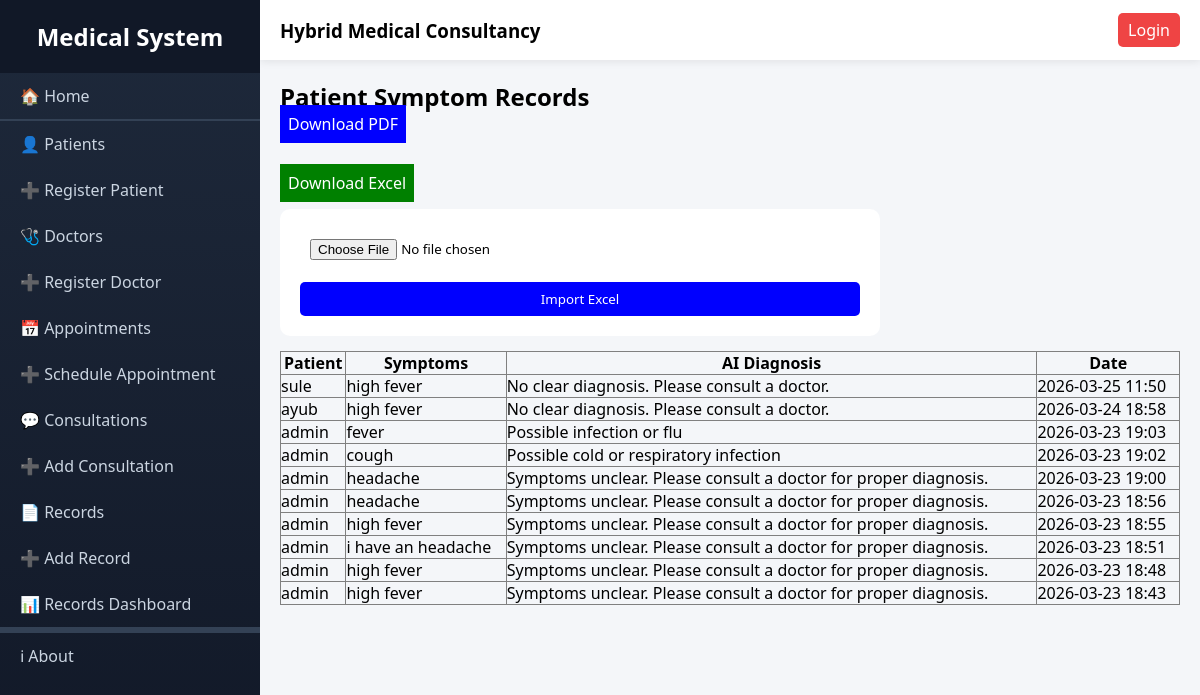
The page /accounts/dashboard/ on the database its author committed.
### accounts/models.py (models this page shows, shortened)
class SymptomCheck(models.Model):
    patient = models.ForeignKey(User, on_delete=models.CASCADE)
    symptoms = models.TextField()
    ai_response = models.TextField()
    created_at = models.DateTimeField(auto_now_add=True)

### accounts/views.py (the view, shortened to what this page needs)
# urls.py: path('dashboard/', views.records_dashboard, name='records_dashboard'),
def records_dashboard(request):
    records = SymptomCheck.objects.all().order_by('-created_at')
    return render(request, "accounts/records_dashboard.html", {"records": records})

### accounts/templates/accounts/records_dashboard.html (shortened to what this page needs)
{% extends 'layout.html' %}
{% block content %}
<h2>Patient Symptom Records</h2>
<div style="margin-bottom: 15px;">
    <a href="{% url 'accounts:export_symptoms_pdf' %}" style="padding:8px; background:blue; color:white; text-decoration:none;">
        Download PDF
    </a>
</div>
<br>
<div style="margin-bottom: 15px;">
    <a href="{% url 'accounts:export_symptoms_excel' %}" style="padding:8px; background:green; color:white; text-decoration:none;">
        Download Excel
    </a>
</div>
<form method="POST" enctype="multipart/form-data" style="margin-bottom: 15px;">
    <input type="file" name="excel_file" accept=".xlsx, .xls">
    <button type="submit" style="padding:8px; background:blue; color:white;">Import Excel</button>
</form>
<table border="1" cellspacing="0" cellpadding="5" width="100%" style="border-collapse: collapse;">
    <thead>
        <tr>
            <th>Patient</th>
            <th>Symptoms</th>
            <th>AI Diagnosis</th>
            <th>Date</th>
        </tr>
    </thead>
    <tbody>
        {% for record in records %}
        <tr>
            <td>{{ record.patient.username }}</td>
            <td>{{ record.symptoms }}</td>
            <td>{{ record.ai_response }}</td>
            <td>{{ record.created_at|date:"Y-m-d H:i" }}</td>
        </tr>
        {% empty %}
        <tr>
            <td colspan="4">No records found</td>
        </tr>
        {% endfor %}
    </tbody>
</table>
{% endblock %}

### templates/layout.html (style rules this page uses)
* { margin: 0; padding: 0; box-sizing: border-box; font-family: 'Segoe UI', Tahoma, Geneva, Verdana, sans-serif; }
body { display: flex; min-height: 100vh; background: #f4f6f9; }
form { max-width: 600px; background: white; padding: 20px; border-radius: 10px; }
form input, form textarea, form select { width: 100%; padding: 10px; margin-bottom: 12px; }
form button { width: 100%; padding: 12px; background: #16a34a; color: white; border: none; border-radius: 5px; }

### rows shown on the page
SymptomCheck: patient.username "sule", symptoms "high fever", ai_response "No clear diagnosis. Please consult a doctor.", created_at "2026-03-25 11:50"
SymptomCheck: patient.username "ayub", symptoms "high fever", ai_response "No clear diagnosis. Please consult a doctor.", created_at "2026-03-24 18:58"
SymptomCheck: patient.username "admin", symptoms "fever", ai_response "Possible infection or flu", created_at "2026-03-23 19:03"
SymptomCheck: patient.username "admin", symptoms "cough", ai_response "Possible cold or respiratory infection", created_at "2026-03-23 19:02"
SymptomCheck: patient.username "admin", symptoms "headache", ai_response "Symptoms unclear. Please consult a doctor for proper diagnosis.", created_at "2026-03-23 19:00"
SymptomCheck: patient.username "admin", symptoms "headache", ai_response "Symptoms unclear. Please consult a doctor for proper diagnosis.", created_at "2026-03-23 18:56"
SymptomCheck: patient.username "admin", symptoms "high fever", ai_response "Symptoms unclear. Please consult a doctor for proper diagnosis.", created_at "2026-03-23 18:55"
SymptomCheck: patient.username "admin", symptoms "i have an headache", ai_response "Symptoms unclear. Please consult a doctor for proper diagnosis.", created_at "2026-03-23 18:51"
SymptomCheck: patient.username "admin", symptoms "high fever", ai_response "Symptoms unclear. Please consult a doctor for proper diagnosis.", created_at "2026-03-23 18:48"
SymptomCheck: patient.username "admin", symptoms "high fever", ai_response "Symptoms unclear. Please consult a doctor for proper diagnosis.", created_at "2026-03-23 18:43"
